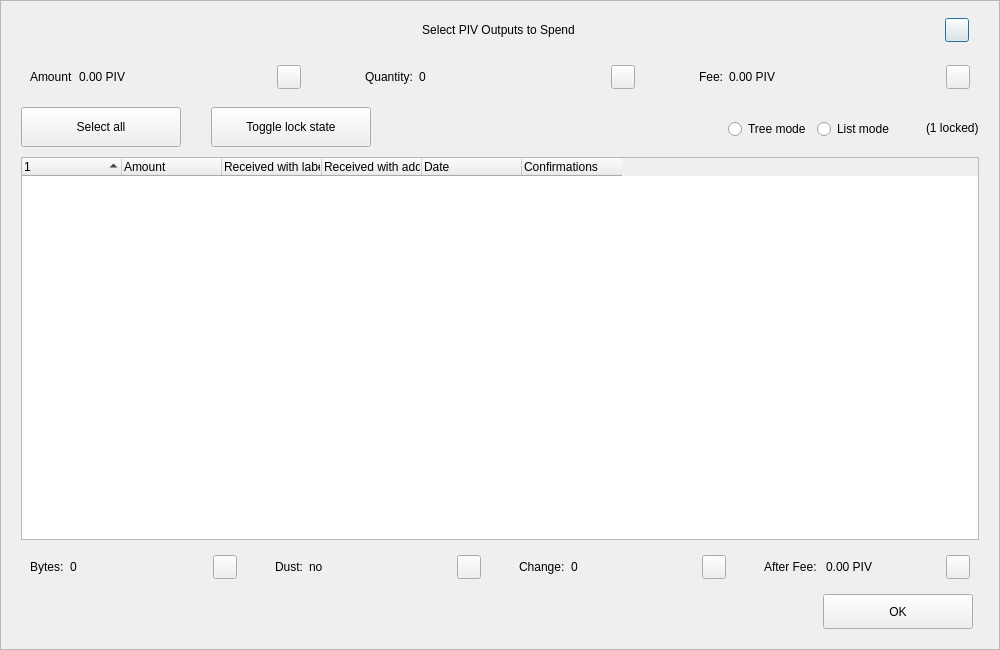
<?xml version="1.0" encoding="UTF-8"?>
<ui version="4.0">
 <class>CoinControlDialog</class>
 <widget class="QDialog" name="CoinControlDialog">
  <property name="geometry">
   <rect>
    <x>0</x>
    <y>0</y>
    <width>1000</width>
    <height>650</height>
   </rect>
  </property>
  <property name="minimumSize">
   <size>
    <width>950</width>
    <height>650</height>
   </size>
  </property>
  <property name="windowTitle">
   <string>Coin Selection</string>
  </property>
  <property name="styleSheet">
   <string notr="true"/>
  </property>
  <layout class="QVBoxLayout" name="verticalLayout">
   <property name="spacing">
    <number>0</number>
   </property>
   <property name="leftMargin">
    <number>0</number>
   </property>
   <property name="topMargin">
    <number>0</number>
   </property>
   <property name="rightMargin">
    <number>0</number>
   </property>
   <property name="bottomMargin">
    <number>0</number>
   </property>
   <item>
    <widget class="QFrame" name="frameContainer">
     <property name="toolTipDuration">
      <number>0</number>
     </property>
     <property name="frameShape">
      <enum>QFrame::StyledPanel</enum>
     </property>
     <property name="frameShadow">
      <enum>QFrame::Raised</enum>
     </property>
     <layout class="QVBoxLayout" name="verticalLayout_2">
      <property name="leftMargin">
       <number>0</number>
      </property>
      <property name="rightMargin">
       <number>0</number>
      </property>
      <property name="bottomMargin">
       <number>20</number>
      </property>
      <item>
       <layout class="QHBoxLayout" name="horizontalLayout_12">
        <property name="spacing">
         <number>0</number>
        </property>
        <property name="leftMargin">
         <number>20</number>
        </property>
        <property name="rightMargin">
         <number>30</number>
        </property>
        <item>
         <spacer name="horizontalSpacer_4">
          <property name="orientation">
           <enum>Qt::Horizontal</enum>
          </property>
          <property name="sizeHint" stdset="0">
           <size>
            <width>40</width>
            <height>20</height>
           </size>
          </property>
         </spacer>
        </item>
        <item>
         <widget class="QLabel" name="labelTitle">
          <property name="minimumSize">
           <size>
            <width>0</width>
            <height>40</height>
           </size>
          </property>
          <property name="maximumSize">
           <size>
            <width>16777215</width>
            <height>40</height>
           </size>
          </property>
          <property name="styleSheet">
           <string notr="true">padding-left:30px;</string>
          </property>
          <property name="text">
           <string>Select PIV Outputs to Spend</string>
          </property>
          <property name="alignment">
           <set>Qt::AlignCenter</set>
          </property>
          <property name="margin">
           <number>7</number>
          </property>
         </widget>
        </item>
        <item>
         <spacer name="horizontalSpacer_5">
          <property name="orientation">
           <enum>Qt::Horizontal</enum>
          </property>
          <property name="sizeHint" stdset="0">
           <size>
            <width>40</width>
            <height>20</height>
           </size>
          </property>
         </spacer>
        </item>
        <item>
         <widget class="QPushButton" name="btnEsc">
          <property name="minimumSize">
           <size>
            <width>24</width>
            <height>24</height>
           </size>
          </property>
          <property name="maximumSize">
           <size>
            <width>24</width>
            <height>24</height>
           </size>
          </property>
          <property name="text">
           <string/>
          </property>
         </widget>
        </item>
       </layout>
      </item>
      <item>
       <layout class="QHBoxLayout" name="horizontalLayout_8">
        <property name="leftMargin">
         <number>20</number>
        </property>
        <property name="rightMargin">
         <number>20</number>
        </property>
        <item>
         <widget class="QWidget" name="layoutAmount" native="true">
          <layout class="QHBoxLayout" name="horizontalLayout_9" stretch="0,1,0">
           <item>
            <widget class="QLabel" name="labelCoinControlAmountText">
             <property name="text">
              <string>Amount</string>
             </property>
            </widget>
           </item>
           <item>
            <widget class="QLabel" name="labelCoinControlAmount">
             <property name="text">
              <string>0.00 PIV</string>
             </property>
            </widget>
           </item>
           <item alignment="Qt::AlignHCenter|Qt::AlignVCenter">
            <widget class="QPushButton" name="pushButtonAmount">
             <property name="minimumSize">
              <size>
               <width>0</width>
               <height>24</height>
              </size>
             </property>
             <property name="maximumSize">
              <size>
               <width>24</width>
               <height>26</height>
              </size>
             </property>
             <property name="focusPolicy">
              <enum>Qt::NoFocus</enum>
             </property>
             <property name="styleSheet">
              <string notr="true">padding-bottom:2px;
padding-right:4px;</string>
             </property>
             <property name="text">
              <string/>
             </property>
            </widget>
           </item>
          </layout>
         </widget>
        </item>
        <item>
         <spacer name="horizontalSpacer_2">
          <property name="orientation">
           <enum>Qt::Horizontal</enum>
          </property>
          <property name="sizeType">
           <enum>QSizePolicy::Fixed</enum>
          </property>
          <property name="sizeHint" stdset="0">
           <size>
            <width>40</width>
            <height>20</height>
           </size>
          </property>
         </spacer>
        </item>
        <item>
         <widget class="QWidget" name="layoutQuantity" native="true">
          <layout class="QHBoxLayout" name="horizontalLayout_10" stretch="0,1,0">
           <item>
            <widget class="QLabel" name="labelCoinControlQuantityText">
             <property name="text">
              <string>Quantity:</string>
             </property>
            </widget>
           </item>
           <item>
            <widget class="QLabel" name="labelCoinControlQuantity">
             <property name="text">
              <string>0</string>
             </property>
            </widget>
           </item>
           <item alignment="Qt::AlignHCenter|Qt::AlignVCenter">
            <widget class="QPushButton" name="pushButtonQuantity">
             <property name="minimumSize">
              <size>
               <width>0</width>
               <height>24</height>
              </size>
             </property>
             <property name="maximumSize">
              <size>
               <width>24</width>
               <height>26</height>
              </size>
             </property>
             <property name="focusPolicy">
              <enum>Qt::NoFocus</enum>
             </property>
             <property name="styleSheet">
              <string notr="true">padding-bottom:2px;
               padding-right:4px;</string>
             </property>
             <property name="text">
              <string/>
             </property>
            </widget>
           </item>
          </layout>
         </widget>
        </item>
        <item>
         <spacer name="horizontalSpacer_22">
          <property name="orientation">
           <enum>Qt::Horizontal</enum>
          </property>
          <property name="sizeType">
           <enum>QSizePolicy::Fixed</enum>
          </property>
          <property name="sizeHint" stdset="0">
           <size>
            <width>40</width>
            <height>20</height>
           </size>
          </property>
         </spacer>
        </item>
        <item>
         <widget class="QWidget" name="layoutFee" native="true">
          <layout class="QHBoxLayout" name="horizontalLayout_11" stretch="0,1,0">
           <item>
            <widget class="QLabel" name="labelCoinControlFeeText">
             <property name="text">
              <string>Fee:</string>
             </property>
            </widget>
           </item>
           <item>
            <widget class="QLabel" name="labelCoinControlFee">
             <property name="text">
              <string>0.00 PIV</string>
             </property>
            </widget>
           </item>
           <item alignment="Qt::AlignHCenter|Qt::AlignVCenter">
            <widget class="QPushButton" name="pushButtonFee">
             <property name="minimumSize">
              <size>
               <width>0</width>
               <height>24</height>
              </size>
             </property>
             <property name="maximumSize">
              <size>
               <width>24</width>
               <height>26</height>
              </size>
             </property>
             <property name="focusPolicy">
              <enum>Qt::NoFocus</enum>
             </property>
             <property name="styleSheet">
              <string notr="true">padding-bottom:2px;
               padding-right:4px;</string>
             </property>
             <property name="text">
              <string/>
             </property>
            </widget>
           </item>
          </layout>
         </widget>
        </item>
       </layout>
      </item>
      <item>
       <widget class="QFrame" name="frame">
        <property name="minimumSize">
         <size>
          <width>0</width>
          <height>40</height>
         </size>
        </property>
        <property name="styleSheet">
         <string notr="true">#frame {
	border:0;
}</string>
        </property>
        <property name="frameShape">
         <enum>QFrame::StyledPanel</enum>
        </property>
        <property name="frameShadow">
         <enum>QFrame::Sunken</enum>
        </property>
        <layout class="QHBoxLayout" name="horizontalLayout">
         <property name="spacing">
          <number>0</number>
         </property>
         <property name="leftMargin">
          <number>20</number>
         </property>
         <property name="topMargin">
          <number>0</number>
         </property>
         <property name="rightMargin">
          <number>20</number>
         </property>
         <property name="bottomMargin">
          <number>0</number>
         </property>
         <item>
          <layout class="QHBoxLayout" name="horizontalLayoutPanel" stretch="0,0,0,0,0,0">
           <property name="spacing">
            <number>20</number>
           </property>
           <item>
            <widget class="QPushButton" name="pushButtonSelectAll">
             <property name="sizePolicy">
              <sizepolicy hsizetype="Maximum" vsizetype="Fixed">
               <horstretch>0</horstretch>
               <verstretch>0</verstretch>
              </sizepolicy>
             </property>
             <property name="minimumSize">
              <size>
               <width>160</width>
               <height>40</height>
              </size>
             </property>
             <property name="maximumSize">
              <size>
               <width>16777215</width>
               <height>40</height>
              </size>
             </property>
             <property name="text">
              <string>Select all</string>
             </property>
             <property name="checkable">
              <bool>true</bool>
             </property>
             <property name="checked">
              <bool>false</bool>
             </property>
             <property name="autoExclusive">
              <bool>false</bool>
             </property>
             <property name="autoDefault">
              <bool>false</bool>
             </property>
            </widget>
           </item>
           <item>
            <spacer name="horizontalSpacer_6">
             <property name="orientation">
              <enum>Qt::Horizontal</enum>
             </property>
             <property name="sizeType">
              <enum>QSizePolicy::Fixed</enum>
             </property>
             <property name="sizeHint" stdset="0">
              <size>
               <width>10</width>
               <height>20</height>
              </size>
             </property>
            </spacer>
           </item>
           <item>
            <widget class="QPushButton" name="pushButtonToggleLock">
             <property name="sizePolicy">
              <sizepolicy hsizetype="Maximum" vsizetype="Fixed">
               <horstretch>0</horstretch>
               <verstretch>0</verstretch>
              </sizepolicy>
             </property>
             <property name="minimumSize">
              <size>
               <width>160</width>
               <height>40</height>
              </size>
             </property>
             <property name="maximumSize">
              <size>
               <width>16777215</width>
               <height>40</height>
              </size>
             </property>
             <property name="text">
              <string>Toggle lock state</string>
             </property>
             <property name="checkable">
              <bool>true</bool>
             </property>
             <property name="autoExclusive">
              <bool>false</bool>
             </property>
             <property name="autoDefault">
              <bool>false</bool>
             </property>
            </widget>
           </item>
           <item>
            <spacer name="horizontalSpacer_7">
             <property name="orientation">
              <enum>Qt::Horizontal</enum>
             </property>
             <property name="sizeType">
              <enum>QSizePolicy::Expanding</enum>
             </property>
             <property name="sizeHint" stdset="0">
              <size>
               <width>30</width>
               <height>20</height>
              </size>
             </property>
            </spacer>
           </item>
           <item alignment="Qt::AlignRight">
            <widget class="QGroupBox" name="groupBox_2">
             <property name="styleSheet">
              <string notr="true">#groupBox_2 {
    background-color:transparent;
    border-radius:0;
}</string>
             </property>
             <property name="title">
              <string/>
             </property>
             <layout class="QHBoxLayout" name="horizontalLayout_14">
              <item>
               <widget class="QRadioButton" name="radioTreeMode">
                <property name="sizePolicy">
                 <sizepolicy hsizetype="Maximum" vsizetype="Fixed">
                  <horstretch>0</horstretch>
                  <verstretch>0</verstretch>
                 </sizepolicy>
                </property>
                <property name="text">
                 <string>Tree mode</string>
                </property>
               </widget>
              </item>
              <item>
               <widget class="QRadioButton" name="radioListMode">
                <property name="sizePolicy">
                 <sizepolicy hsizetype="Maximum" vsizetype="Fixed">
                  <horstretch>0</horstretch>
                  <verstretch>0</verstretch>
                 </sizepolicy>
                </property>
                <property name="text">
                 <string>List mode</string>
                </property>
                <property name="checked">
                 <bool>false</bool>
                </property>
               </widget>
              </item>
             </layout>
            </widget>
           </item>
           <item>
            <widget class="QLabel" name="labelLocked">
             <property name="text">
              <string>(1 locked)</string>
             </property>
            </widget>
           </item>
          </layout>
         </item>
        </layout>
       </widget>
      </item>
      <item>
       <layout class="QHBoxLayout" name="horizontalLayout_13">
        <property name="leftMargin">
         <number>20</number>
        </property>
        <property name="rightMargin">
         <number>20</number>
        </property>
        <item>
         <widget class="CoinControlTreeWidget" name="treeWidget">
          <property name="contextMenuPolicy">
           <enum>Qt::CustomContextMenu</enum>
          </property>
          <property name="styleSheet">
           <string notr="true"/>
          </property>
          <property name="sortingEnabled">
           <bool>false</bool>
          </property>
          <property name="columnCount">
           <number>6</number>
          </property>
          <attribute name="headerShowSortIndicator" stdset="0">
           <bool>true</bool>
          </attribute>
          <attribute name="headerStretchLastSection">
           <bool>false</bool>
          </attribute>
          <column>
           <property name="text">
            <string/>
           </property>
          </column>
          <column>
           <property name="text">
            <string>Amount</string>
           </property>
          </column>
          <column>
           <property name="text">
            <string>Received with label</string>
           </property>
          </column>
          <column>
           <property name="text">
            <string>Received with address</string>
           </property>
          </column>
          <column>
           <property name="text">
            <string>Date</string>
           </property>
          </column>
          <column>
           <property name="text">
            <string>Confirmations</string>
           </property>
           <property name="toolTip">
            <string>Confirmed</string>
           </property>
          </column>
         </widget>
        </item>
       </layout>
      </item>
      <item>
       <layout class="QHBoxLayout" name="horizontalLayout_3">
        <property name="spacing">
         <number>20</number>
        </property>
        <property name="leftMargin">
         <number>20</number>
        </property>
        <property name="rightMargin">
         <number>20</number>
        </property>
        <item>
         <widget class="QWidget" name="layoutBytes" native="true">
          <layout class="QHBoxLayout" name="horizontalLayout_4" stretch="0,1,0">
           <item>
            <widget class="QLabel" name="labelCoinControlBytesText">
             <property name="text">
              <string>Bytes:</string>
             </property>
            </widget>
           </item>
           <item>
            <widget class="QLabel" name="labelCoinControlBytes">
             <property name="text">
              <string>0</string>
             </property>
            </widget>
           </item>
           <item alignment="Qt::AlignHCenter|Qt::AlignVCenter">
            <widget class="QPushButton" name="pushButtonBytes">
             <property name="minimumSize">
              <size>
               <width>0</width>
               <height>24</height>
              </size>
             </property>
             <property name="maximumSize">
              <size>
               <width>24</width>
               <height>26</height>
              </size>
             </property>
             <property name="focusPolicy">
              <enum>Qt::NoFocus</enum>
             </property>
             <property name="styleSheet">
              <string notr="true">padding-bottom:2px;
               padding-right:4px;</string>
             </property>
             <property name="text">
              <string/>
             </property>
            </widget>
           </item>
          </layout>
         </widget>
        </item>
        <item>
         <widget class="QWidget" name="layoutDust" native="true">
          <layout class="QHBoxLayout" name="horizontalLayout_5" stretch="0,1,0">
           <item>
            <widget class="QLabel" name="labelCoinControlLowOutputText">
             <property name="text">
              <string>Dust:</string>
             </property>
            </widget>
           </item>
           <item>
            <widget class="QLabel" name="labelCoinControlLowOutput">
             <property name="text">
              <string>no</string>
             </property>
            </widget>
           </item>
           <item alignment="Qt::AlignHCenter|Qt::AlignVCenter">
            <widget class="QPushButton" name="pushButtonDust">
             <property name="minimumSize">
              <size>
               <width>0</width>
               <height>24</height>
              </size>
             </property>
             <property name="maximumSize">
              <size>
               <width>24</width>
               <height>26</height>
              </size>
             </property>
             <property name="focusPolicy">
              <enum>Qt::NoFocus</enum>
             </property>
             <property name="styleSheet">
              <string notr="true">padding-bottom:2px;
               padding-right:4px;</string>
             </property>
             <property name="text">
              <string/>
             </property>
            </widget>
           </item>
          </layout>
         </widget>
        </item>
        <item>
         <widget class="QWidget" name="layoutChange" native="true">
          <layout class="QHBoxLayout" name="horizontalLayout_6" stretch="0,1,0">
           <item>
            <widget class="QLabel" name="labelCoinControlChangeText">
             <property name="text">
              <string>Change:</string>
             </property>
            </widget>
           </item>
           <item>
            <widget class="QLabel" name="labelCoinControlChange">
             <property name="text">
              <string>0</string>
             </property>
            </widget>
           </item>
           <item alignment="Qt::AlignHCenter|Qt::AlignVCenter">
            <widget class="QPushButton" name="pushButtonChange">
             <property name="minimumSize">
              <size>
               <width>0</width>
               <height>24</height>
              </size>
             </property>
             <property name="maximumSize">
              <size>
               <width>24</width>
               <height>26</height>
              </size>
             </property>
             <property name="focusPolicy">
              <enum>Qt::NoFocus</enum>
             </property>
             <property name="styleSheet">
              <string notr="true">padding-bottom:2px;
               padding-right:4px;</string>
             </property>
             <property name="text">
              <string/>
             </property>
            </widget>
           </item>
          </layout>
         </widget>
        </item>
        <item>
         <widget class="QWidget" name="layoutAfter" native="true">
          <layout class="QHBoxLayout" name="horizontalLayout_7" stretch="0,1,0">
           <item>
            <widget class="QLabel" name="labelCoinControlAfterFeeText">
             <property name="text">
              <string>After Fee: </string>
             </property>
            </widget>
           </item>
           <item>
            <widget class="QLabel" name="labelCoinControlAfterFee">
             <property name="text">
              <string>0.00 PIV</string>
             </property>
            </widget>
           </item>
           <item alignment="Qt::AlignHCenter|Qt::AlignVCenter">
            <widget class="QPushButton" name="pushButtonAlterFee">
             <property name="minimumSize">
              <size>
               <width>0</width>
               <height>24</height>
              </size>
             </property>
             <property name="maximumSize">
              <size>
               <width>24</width>
               <height>26</height>
              </size>
             </property>
             <property name="focusPolicy">
              <enum>Qt::NoFocus</enum>
             </property>
             <property name="styleSheet">
              <string notr="true">padding-bottom:2px;
               padding-right:4px;</string>
             </property>
             <property name="text">
              <string/>
             </property>
            </widget>
           </item>
          </layout>
         </widget>
        </item>
       </layout>
      </item>
      <item>
       <layout class="QHBoxLayout" name="horizontalLayout_2">
        <property name="spacing">
         <number>0</number>
        </property>
        <property name="leftMargin">
         <number>20</number>
        </property>
        <property name="rightMargin">
         <number>26</number>
        </property>
        <item>
         <spacer name="horizontalSpacer_3">
          <property name="orientation">
           <enum>Qt::Horizontal</enum>
          </property>
          <property name="sizeHint" stdset="0">
           <size>
            <width>558</width>
            <height>20</height>
           </size>
          </property>
         </spacer>
        </item>
        <item>
         <widget class="QPushButton" name="pushButtonOk">
          <property name="minimumSize">
           <size>
            <width>150</width>
            <height>35</height>
           </size>
          </property>
          <property name="text">
           <string>OK</string>
          </property>
         </widget>
        </item>
       </layout>
      </item>
     </layout>
    </widget>
   </item>
  </layout>
 </widget>
 <customwidgets>
  <customwidget>
   <class>CoinControlTreeWidget</class>
   <extends>QTreeWidget</extends>
   <header>coincontroltreewidget.h</header>
  </customwidget>
 </customwidgets>
 <resources/>
 <connections/>
</ui>
